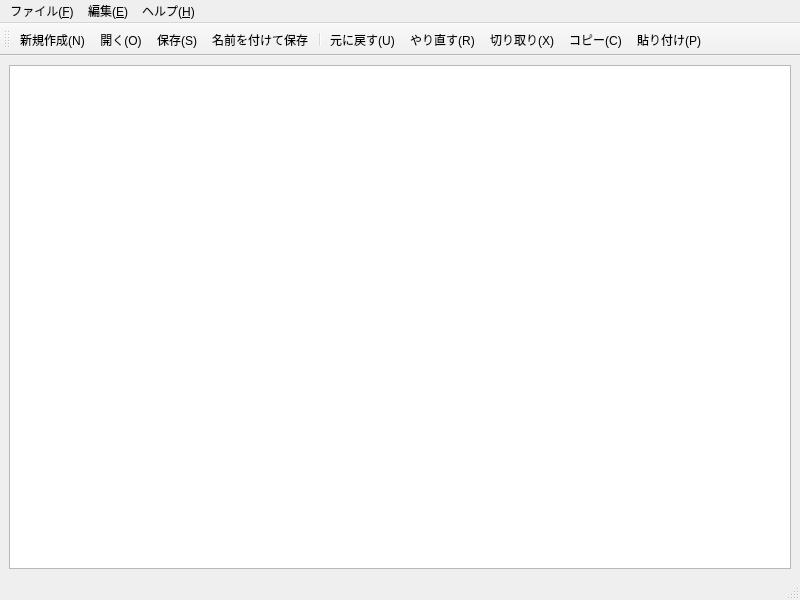
<?xml version="1.0" encoding="UTF-8"?>
<ui version="4.0">
 <class>MainWindow</class>
 <widget class="QMainWindow" name="MainWindow">
  <property name="geometry">
   <rect>
    <x>0</x>
    <y>0</y>
    <width>800</width>
    <height>600</height>
   </rect>
  </property>
  <property name="windowTitle">
   <string>NotePad</string>
  </property>
  <widget class="QWidget" name="centralwidget">
   <layout class="QVBoxLayout" name="verticalLayout">
    <item>
     <widget class="QTextEdit" name="textEdit"/>
    </item>
   </layout>
  </widget>
  <widget class="QMenuBar" name="menubar">
   <property name="geometry">
    <rect>
     <x>0</x>
     <y>0</y>
     <width>800</width>
     <height>20</height>
    </rect>
   </property>
   <widget class="QMenu" name="menu_File">
    <property name="title">
     <string>ファイル(&amp;F)</string>
    </property>
    <addaction name="actionNew"/>
    <addaction name="actionOpen"/>
    <addaction name="separator"/>
    <addaction name="actionSave"/>
    <addaction name="actionSaveAs"/>
    <addaction name="separator"/>
    <addaction name="actionQuit"/>
   </widget>
   <widget class="QMenu" name="menu_Edit">
    <property name="title">
     <string>編集(&amp;E)</string>
    </property>
    <addaction name="actionUndo"/>
    <addaction name="actionRedo"/>
    <addaction name="separator"/>
    <addaction name="actionCut"/>
    <addaction name="actionCopy"/>
    <addaction name="actionPaste"/>
    <addaction name="actionDelete"/>
    <addaction name="separator"/>
    <addaction name="actionSelectAll"/>
   </widget>
   <widget class="QMenu" name="menu_Help">
    <property name="title">
     <string>ヘルプ(&amp;H)</string>
    </property>
    <addaction name="actionNotePad"/>
   </widget>
   <addaction name="menu_File"/>
   <addaction name="menu_Edit"/>
   <addaction name="menu_Help"/>
  </widget>
  <widget class="QStatusBar" name="statusbar"/>
  <widget class="QToolBar" name="toolBar">
   <property name="windowTitle">
    <string>toolBar</string>
   </property>
   <attribute name="toolBarArea">
    <enum>TopToolBarArea</enum>
   </attribute>
   <attribute name="toolBarBreak">
    <bool>false</bool>
   </attribute>
   <addaction name="actionNew"/>
   <addaction name="actionOpen"/>
   <addaction name="actionSave"/>
   <addaction name="actionSaveAs"/>
   <addaction name="separator"/>
   <addaction name="actionUndo"/>
   <addaction name="actionRedo"/>
   <addaction name="actionCut"/>
   <addaction name="actionCopy"/>
   <addaction name="actionPaste"/>
  </widget>
  <action name="actionNew">
   <property name="icon">
    <iconset theme="document-new">
     <normaloff>.</normaloff>.</iconset>
   </property>
   <property name="text">
    <string>新規作成(N)</string>
   </property>
   <property name="toolTip">
    <string>新しくドキュメントを作成します</string>
   </property>
   <property name="shortcut">
    <string>Ctrl+N</string>
   </property>
  </action>
  <action name="actionOpen">
   <property name="icon">
    <iconset theme="document-open">
     <normaloff>.</normaloff>.</iconset>
   </property>
   <property name="text">
    <string>開く(O)...</string>
   </property>
   <property name="toolTip">
    <string>ドキュメントを開きます</string>
   </property>
   <property name="shortcut">
    <string>Ctrl+O</string>
   </property>
  </action>
  <action name="actionSave">
   <property name="icon">
    <iconset theme="document-save">
     <normaloff>.</normaloff>.</iconset>
   </property>
   <property name="text">
    <string>保存(S)</string>
   </property>
   <property name="toolTip">
    <string>このドキュメントを保存します</string>
   </property>
   <property name="shortcut">
    <string>Ctrl+S</string>
   </property>
  </action>
  <action name="actionSaveAs">
   <property name="icon">
    <iconset theme="document-save-as">
     <normaloff>.</normaloff>.</iconset>
   </property>
   <property name="text">
    <string>名前を付けて保存</string>
   </property>
   <property name="toolTip">
    <string>ドキュメントに名前を付けて保存します</string>
   </property>
   <property name="shortcut">
    <string>Ctrl+Shift+S</string>
   </property>
  </action>
  <action name="actionQuit">
   <property name="icon">
    <iconset theme="application-exit">
     <normaloff>.</normaloff>.</iconset>
   </property>
   <property name="text">
    <string>終了(Q)</string>
   </property>
   <property name="toolTip">
    <string>NotePadを終了します</string>
   </property>
   <property name="shortcut">
    <string>Ctrl+Q</string>
   </property>
  </action>
  <action name="actionUndo">
   <property name="icon">
    <iconset theme="edit-undo">
     <normaloff>.</normaloff>.</iconset>
   </property>
   <property name="text">
    <string>元に戻す(U)</string>
   </property>
   <property name="toolTip">
    <string>最後に実行した操作を元に戻します</string>
   </property>
   <property name="shortcut">
    <string>Ctrl+Z</string>
   </property>
  </action>
  <action name="actionRedo">
   <property name="icon">
    <iconset theme="edit-redo">
     <normaloff>.</normaloff>.</iconset>
   </property>
   <property name="text">
    <string>やり直す(R)</string>
   </property>
   <property name="toolTip">
    <string>最後に実行しようとした操作をやり直します</string>
   </property>
   <property name="shortcut">
    <string>Ctrl+Y</string>
   </property>
  </action>
  <action name="actionCut">
   <property name="icon">
    <iconset theme="edit-cut">
     <normaloff>.</normaloff>.</iconset>
   </property>
   <property name="text">
    <string>切り取り(X)</string>
   </property>
   <property name="toolTip">
    <string>選択範囲を切り取ります</string>
   </property>
   <property name="shortcut">
    <string>Ctrl+X</string>
   </property>
  </action>
  <action name="actionCopy">
   <property name="icon">
    <iconset theme="edit-copy">
     <normaloff>.</normaloff>.</iconset>
   </property>
   <property name="text">
    <string>コピー(C)</string>
   </property>
   <property name="toolTip">
    <string>選択範囲をコピーします</string>
   </property>
   <property name="shortcut">
    <string>Ctrl+C</string>
   </property>
  </action>
  <action name="actionPaste">
   <property name="icon">
    <iconset theme="edit-paste">
     <normaloff>.</normaloff>.</iconset>
   </property>
   <property name="text">
    <string>貼り付け(P)</string>
   </property>
   <property name="toolTip">
    <string>クリップボードから貼り付けます</string>
   </property>
   <property name="shortcut">
    <string>Ctrl+V</string>
   </property>
  </action>
  <action name="actionDelete">
   <property name="icon">
    <iconset theme="edit-delete">
     <normaloff>.</normaloff>.</iconset>
   </property>
   <property name="text">
    <string>削除</string>
   </property>
   <property name="toolTip">
    <string>選択範囲を削除します</string>
   </property>
   <property name="shortcut">
    <string>Del</string>
   </property>
  </action>
  <action name="actionSelectAll">
   <property name="icon">
    <iconset theme="edit-select-all">
     <normaloff>.</normaloff>.</iconset>
   </property>
   <property name="text">
    <string>すべて選択(A)</string>
   </property>
   <property name="toolTip">
    <string>ドキュメント内容をすべて選択します</string>
   </property>
   <property name="shortcut">
    <string>Ctrl+A</string>
   </property>
  </action>
  <action name="actionNotePad">
   <property name="icon">
    <iconset theme="help-about">
     <normaloff>.</normaloff>.</iconset>
   </property>
   <property name="text">
    <string>NotePadについて</string>
   </property>
  </action>
 </widget>
 <resources/>
 <connections/>
</ui>
